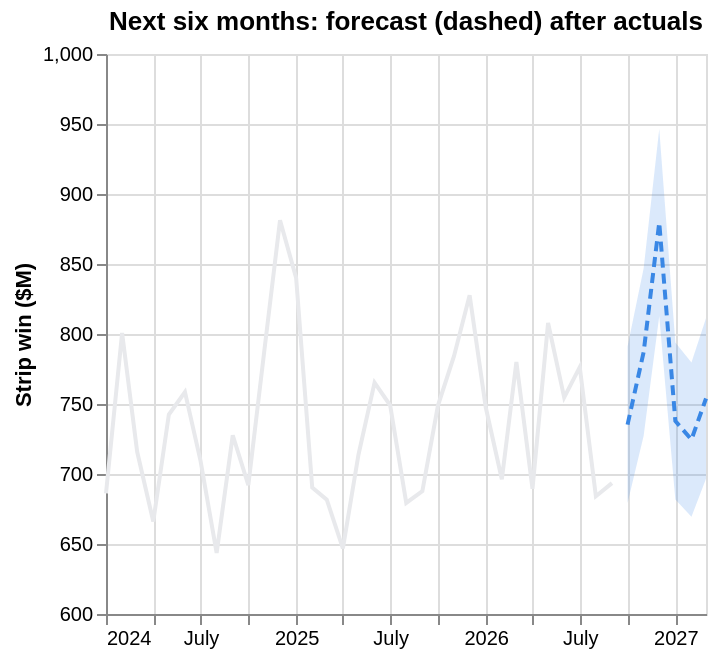

Here is the notebook cell this chart was saved with:
### Code cell
#| hide
#| caption: Holt-Winters refit on all data since 2022, forecasting six months ahead. The band is ± twice the typical holdout error, a rough guide rather than a formal interval.
hw_all = ExponentialSmoothing(s.total_win, trend="add", damped_trend=True, seasonal="mul", seasonal_periods=12).fit()
fc = hw_all.forecast(6)
err = float(scores.loc["Holt-Winters", "Total win"])
fdf = pd.DataFrame({"month": fc.index, "win_m": fc.values / 1e6})
fdf["lo"], fdf["hi"] = fdf.win_m * (1 - 2 * err), fdf.win_m * (1 + 2 * err)
hist = pd.DataFrame({"month": s.index, "win_m": s.total_win.values / 1e6})
hist = hist[hist.month >= "2024-01-01"]
band = alt.Chart(fdf).mark_area(color=BLUE, opacity=0.18).encode(x="month:T", y="lo:Q", y2="hi:Q")
actual = alt.Chart(hist).mark_line(color="#e8e9ec", strokeWidth=2).encode(
    x=alt.X("month:T", title=None), y=alt.Y("win_m:Q", title="Strip win ($M)", scale=alt.Scale(zero=False)),
    tooltip=[alt.Tooltip("month:T", format="%b %Y"), alt.Tooltip("win_m:Q", format=",.0f", title="Actual ($M)")])
pred = alt.Chart(fdf).mark_line(color=BLUE, strokeWidth=2, strokeDash=[5, 3]).encode(
    x="month:T", y="win_m:Q",
    tooltip=[alt.Tooltip("month:T", format="%b %Y"), alt.Tooltip("win_m:Q", format=",.0f", title="Forecast ($M)"),
             alt.Tooltip("lo:Q", format=",.0f", title="Low"), alt.Tooltip("hi:Q", format=",.0f", title="High")])
(band + actual + pred).properties(title="Next six months: forecast (dashed) after actuals", height=280)

### Figure 1 — Vega-Lite specification as saved in the notebook (floating-point values rounded to 4 significant figures)
{"config": {"view": {"continuousWidth": 300, "continuousHeight": 300}}, "layer": [{"data": {"name": "data-e88f476f6f7199f28a3923a2f400f23d"}, "mark": {"type": "area", "color": "#3987e5", "opacity": 0.18}, "encoding": {"x": {"field": "month", "type": "temporal"}, "y": {"field": "lo", "type": "quantitative"}, "y2": {"field": "hi"}}}, {"data": {"name": "data-913653cb202ec9c22b265d48e1fda85c"}, "mark": {"type": "line", "color": "#e8e9ec", "strokeWidth": 2}, "encoding": {"tooltip": [{"field": "month", "format": "%b %Y", "type": "temporal"}, {"field": "win_m", "format": ",.0f", "title": "Actual ($M)", "type": "quantitative"}], "x": {"field": "month", "title": null, "type": "temporal"}, "y": {"field": "win_m", "scale": {"zero": false}, "title": "Strip win ($M)", "type": "quantitative"}}}, {"data": {"name": "data-e88f476f6f7199f28a3923a2f400f23d"}, "mark": {"type": "line", "color": "#3987e5", "strokeDash": [5, 3], "strokeWidth": 2}, "encoding": {"tooltip": [{"field": "month", "format": "%b %Y", "type": "temporal"}, {"field": "win_m", "format": ",.0f", "title": "Forecast ($M)", "type": "quantitative"}, {"field": "lo", "format": ",.0f", "title": "Low", "type": "quantitative"}, {"field": "hi", "format": ",.0f", "title": "High", "type": "quantitative"}], "x": {"field": "month", "type": "temporal"}, "y": {"field": "win_m", "type": "quantitative"}}}], "height": 280, "title": "Next six months: forecast (dashed) after actuals", "$schema": "https://vega.github.io/schema/vega-lite/v6.4.1.json", "datasets": {"data-e88f476f6f7199f28a3923a2f400f23d": [{"month": "2026-10-01T00:00:00", "win_m": 735.3, "lo": 679.4, "hi": 791.1}, {"month": "2026-11-01T00:00:00", "win_m": 787.1, "lo": 727.3, "hi": 847.0}, {"month": "2026-12-01T00:00:00", "win_m": 879.6, "lo": 812.7, "hi": 946.5}, {"month": "2027-01-01T00:00:00", "win_m": 737.8, "lo": 681.7, "hi": 793.9}, {"month": "2027-02-01T00:00:00", "win_m": 724.6, "lo": 669.5, "hi": 779.7}, {"month": "2027-03-01T00:00:00", "win_m": 753.9, "lo": 696.6, "hi": 811.2}], "data-913653cb202ec9c22b265d48e1fda85c": [{"month": "2024-01-01T00:00:00", "win_m": 686.2}, {"month": "2024-02-01T00:00:00", "win_m": 800.7}, {"month": "2024-03-01T00:00:00", "win_m": 715.9}, {"month": "2024-04-01T00:00:00", "win_m": 666.1}, {"month": "2024-05-01T00:00:00", "win_m": 742.5}, {"month": "2024-06-01T00:00:00", "win_m": 758.6}, {"month": "2024-07-01T00:00:00", "win_m": 709.3}, {"month": "2024-08-01T00:00:00", "win_m": 643.7}, {"month": "2024-09-01T00:00:00", "win_m": 727.7}, {"month": "2024-10-01T00:00:00", "win_m": 692.1}, {"month": "2024-11-01T00:00:00", "win_m": 788.7}, {"month": "2024-12-01T00:00:00", "win_m": 881.3}, {"month": "2025-01-01T00:00:00", "win_m": 840.1}, {"month": "2025-02-01T00:00:00", "win_m": 690.3}, {"month": "2025-03-01T00:00:00", "win_m": 681.7}, {"month": "2025-04-01T00:00:00", "win_m": 646.9}, {"month": "2025-05-01T00:00:00", "win_m": 713.8}, {"month": "2025-06-01T00:00:00", "win_m": 765.3}, {"month": "2025-07-01T00:00:00", "win_m": 749.1}, {"month": "2025-08-01T00:00:00", "win_m": 679.4}, {"month": "2025-09-01T00:00:00", "win_m": 687.8}, {"month": "2025-10-01T00:00:00", "win_m": 748.9}, {"month": "2025-11-01T00:00:00", "win_m": 784.3}, {"month": "2025-12-01T00:00:00", "win_m": 827.7}, {"month": "2026-01-01T00:00:00", "win_m": 747.7}, {"month": "2026-02-01T00:00:00", "win_m": 696.3}, {"month": "2026-03-01T00:00:00", "win_m": 780.0}, {"month": "2026-04-01T00:00:00", "win_m": 689.4}, {"month": "2026-05-01T00:00:00", "win_m": 807.9}, {"month": "2026-06-01T00:00:00", "win_m": 754.7}, {"month": "2026-07-01T00:00:00", "win_m": 776.3}, {"month": "2026-08-01T00:00:00", "win_m": 684.1}, {"month": "2026-09-01T00:00:00", "win_m": 693.5}]}}
